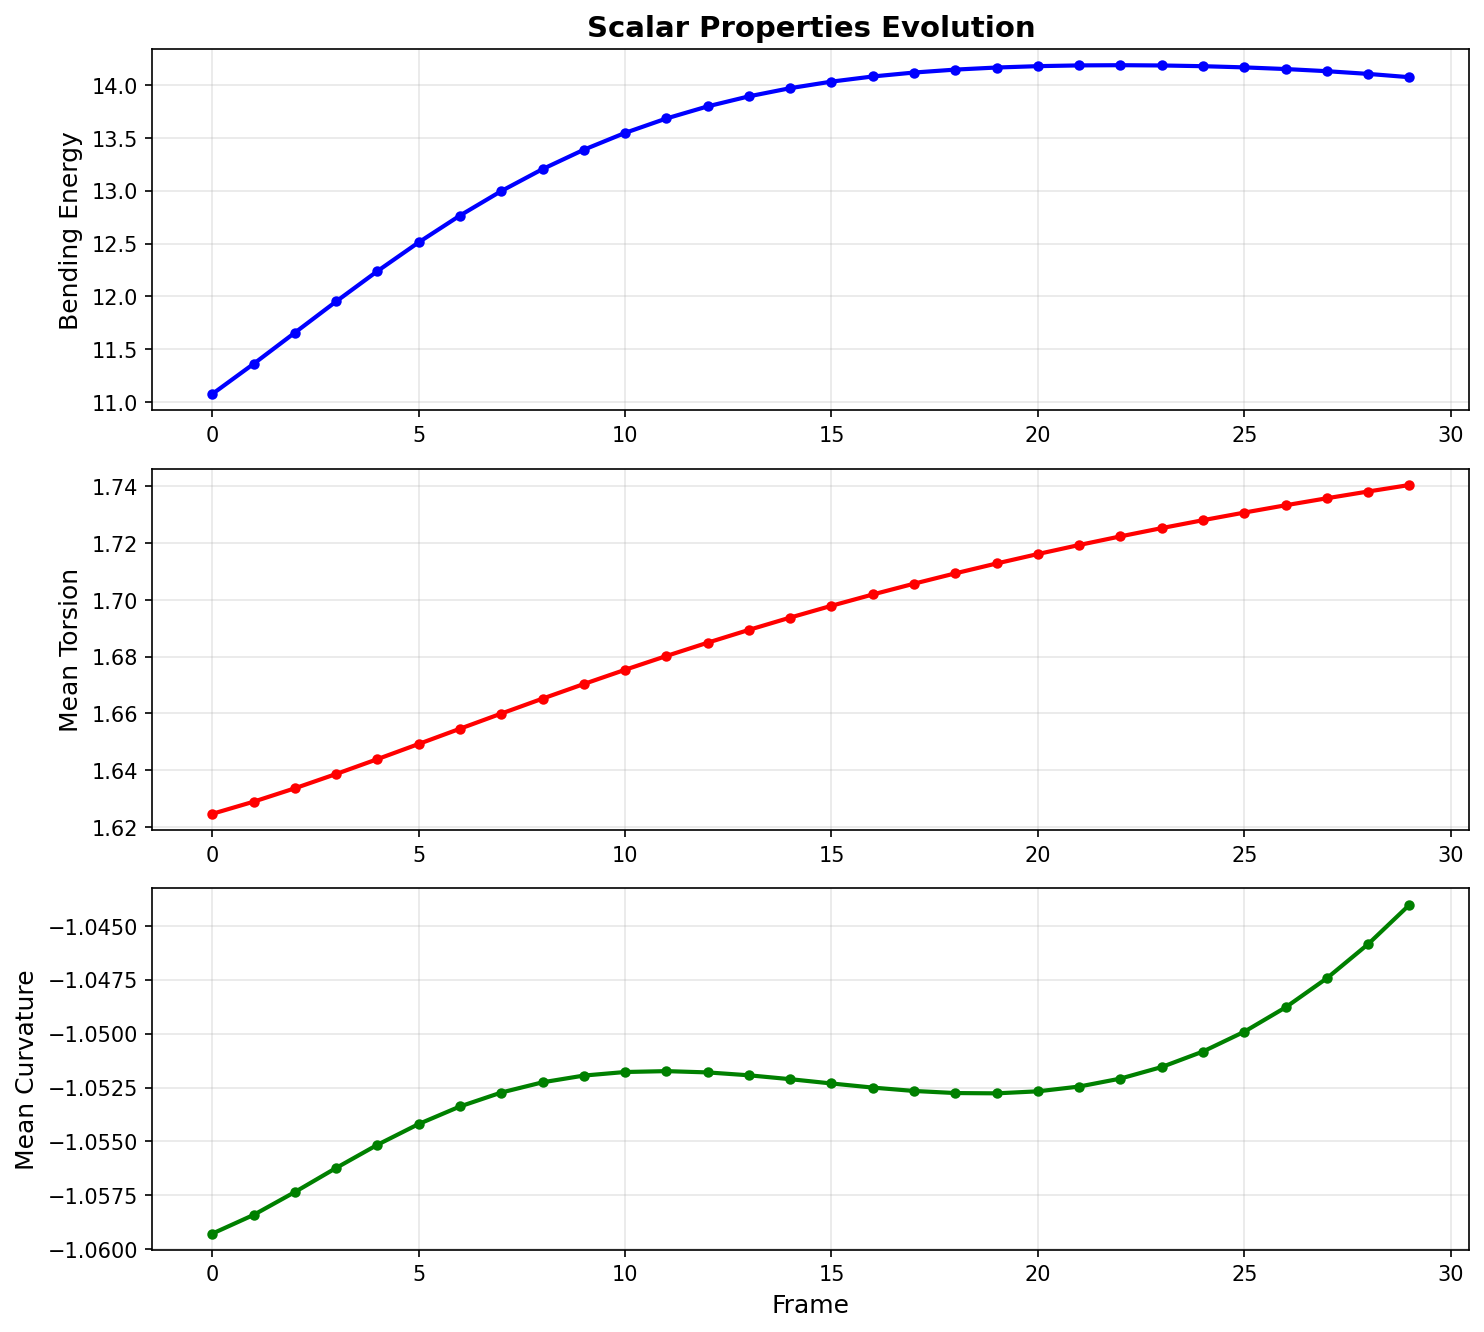

Write Python code to recreate this figure.
"""Simple example: Plot scalar properties of a kaleidocycle animation

This is a minimal example showing how to:
1. Create a kaleidocycle animation
2. Compute scalar properties
3. Plot them

Usage:
    python examples/simple_scalar_plot.py
"""

import matplotlib.pyplot as plt
import numpy as np

from kaleidocycle import KaleidocycleAnimation, generate_animation, random_hinges


def main():
    # Step 1: Create initial kaleidocycle
    print("Creating kaleidocycle with n=8 tetrahedra...")
    n = 8
    hinges = random_hinges(n, seed=42, oriented=True).as_array()

    # Step 2: Generate animation using sine-Gordon evolution
    print(f"Generating animation with 30 frames...")
    frames = generate_animation(
        hinges,
        num_frames=30,
        step_size=0.02,
        rule="sine-Gordon",
        oriented=True,
    )

    # Step 3: Create animation object
    anim = KaleidocycleAnimation(
        frames=frames,
        evolution_rule="sine-Gordon",
    )
    print(f"Created animation with {anim.n_frames} frames")

    # Step 4: Compute scalar properties
    print("\nComputing scalar properties...")
    anim.compute_scalar_property("bending_energy")
    anim.compute_scalar_property("mean_torsion")
    anim.compute_scalar_property("mean_curvature")

    print(f"Computed properties: {list(anim.scalar_properties.keys())}")
    print(f"  - Bending energy range: [{np.min(anim.scalar_properties['bending_energy']):.4f}, "
          f"{np.max(anim.scalar_properties['bending_energy']):.4f}]")
    print(f"  - Mean torsion range: [{np.min(anim.scalar_properties['mean_torsion']):.4f}, "
          f"{np.max(anim.scalar_properties['mean_torsion']):.4f}]")
    print(f"  - Mean curvature range: [{np.min(anim.scalar_properties['mean_curvature']):.4f}, "
          f"{np.max(anim.scalar_properties['mean_curvature']):.4f}]")

    # Step 5: Plot the properties
    print("\nCreating plot...")
    fig, axes = plt.subplots(3, 1, figsize=(10, 9))

    # Plot bending energy
    axes[0].plot(anim.scalar_properties["bending_energy"], 'b-o', linewidth=2, markersize=4)
    axes[0].set_ylabel("Bending Energy", fontsize=12)
    axes[0].set_title("Scalar Properties Evolution", fontsize=14, fontweight='bold')
    axes[0].grid(True, alpha=0.3)

    # Plot mean torsion
    axes[1].plot(anim.scalar_properties["mean_torsion"], 'r-o', linewidth=2, markersize=4)
    axes[1].set_ylabel("Mean Torsion", fontsize=12)
    axes[1].grid(True, alpha=0.3)

    # Plot mean curvature
    axes[2].plot(anim.scalar_properties["mean_curvature"], 'g-o', linewidth=2, markersize=4)
    axes[2].set_xlabel("Frame", fontsize=12)
    axes[2].set_ylabel("Mean Curvature", fontsize=12)
    axes[2].grid(True, alpha=0.3)

    plt.tight_layout()
    plt.savefig("examples/simple_scalar_plot.png", dpi=150, bbox_inches='tight')
    print("\nPlot saved to: examples/simple_scalar_plot.png")

    # Optionally show the plot
    # plt.show()


if __name__ == "__main__":
    main()
